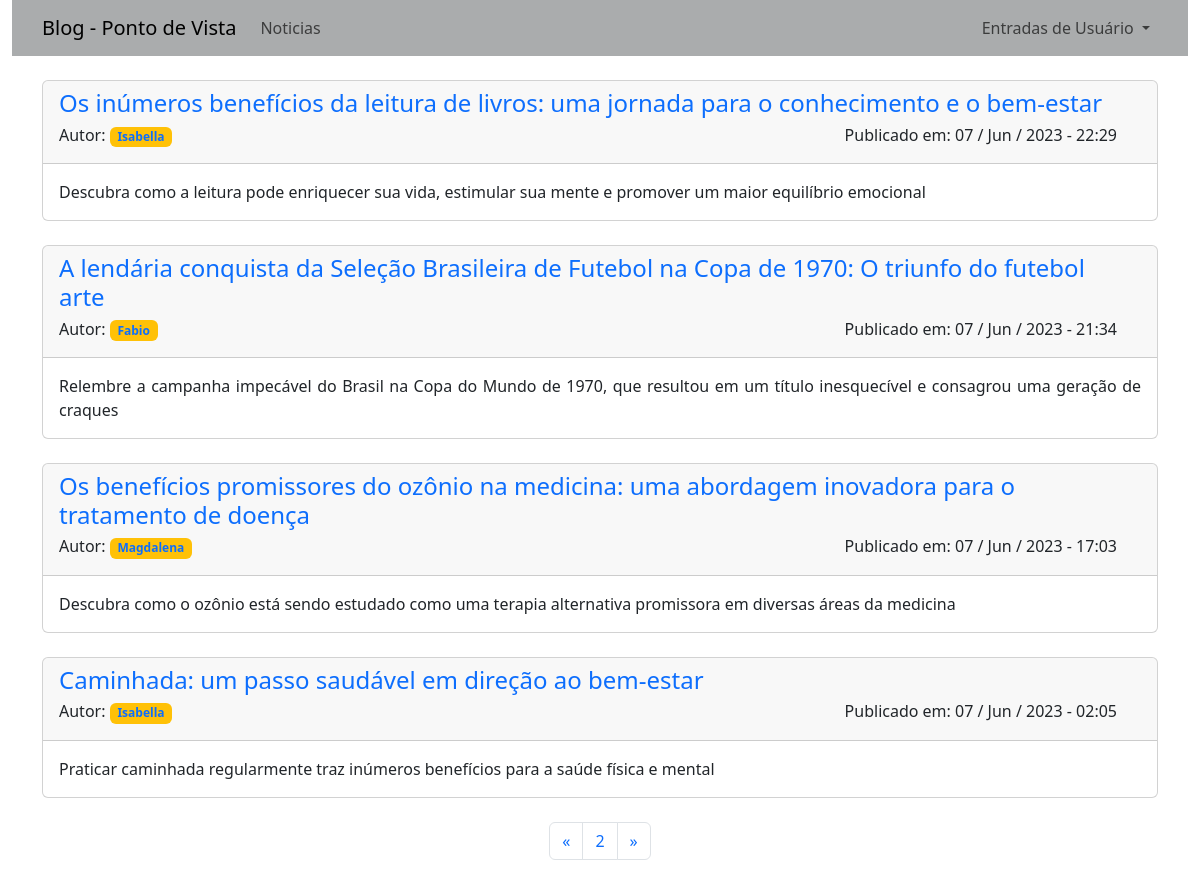
/noticias/?page=2, run on the app's committed database.
### app_noticias/models.py (models this page shows, shortened)
class Noticia(models.Model):
    titulo = models.CharField(max_length=100)
    sub_titulo = models.CharField(max_length=150)
    data_publicacao = models.DateTimeField(auto_now_add=True)
    autor = models.ForeignKey(User, on_delete=models.CASCADE)
    texto = models.TextField()

### app_noticias/views.py (the view)
# urls.py: path('noticias/', views.noticias, name='noticias'),
def noticias(request):
    template = 'noticias/noticias.html'
    noticias = Noticia.objects.all().order_by('-data_publicacao')
    paginator = Paginator(noticias, 4)
    page_number = request.GET.get('page')
    page_obj = paginator.get_page(page_number)
    context = {
        'noticias': page_obj
        }
    return render(request, template , context)

### app_noticias/templates/noticias/noticias.html
{% extends "noticias/base.html" %}
{% block content %}
    {% for noticia in noticias %}
        <div class="card">
            <div class="card-header">
                <div class="row">
                    <div class="row">
                        <h4><a href="{% url 'noticias:noticia' noticia.id %}" style="text-decoration: none;">{{ noticia.titulo }}</a></h4>
                    </div>
                    <div class="row" >
                        <div class="col"><h6>Autor: <span class="badge bg-warning"><a href="#" style="text-decoration: none;">{{ noticia.autor}}</a></span></h6></div>
                        <div class="col" style="text-align: right;">
                            <h6>Publicado em: {{ noticia.data_publicacao|date:'d / M / Y - H:i' }}</h6>
                        </div>
                    </div>
                </div>
            </div>
            <div class="card-body" style="text-align: justify;">
                <span> {{ noticia.sub_titulo}} </span>
            </div>
        </div>
        <br>
    {% empty %}
        <h4>Ainda não há nóticias cadastradas.</h4>
    {% endfor %}
    <nav class="d-flex justify-content-center" aria-label="Page navigation example">
        <ul class="pagination">
          <li class="page-item">
            {% if noticias.has_previous %}
              <a href="?page={{noticias.previous_page_number}}" class="page-link">
                  <span aria-hidden="true">&laquo;</span>
              </a>
            {% endif %}
          </li>
          <li class="page-item"><a class="page-link" href="#">{{ noticias.number }}</a></li>
          <li class="page-item">
            {% if noticias.has_next %}
              <a href="?page={{noticias.next_page_number}}" class="page-link">
                  <span aria-hidden="true">&raquo;</span>
              </a>
            {% endif %}
          </li>
        </ul>
    </nav>
{% endblock %}

### data on the page
Noticia: titulo "Os inúmeros benefícios da leitura de livros: uma jornada para o conhecimento e o bem-estar", autor "Isabella", data_publicacao "07 / Jun / 2023 - 22:29", sub_titulo "Descubra como a leitura pode enriquecer sua vida, estimular sua mente e promover um maior equilíbrio emocional"
Noticia: titulo "A lendária conquista da Seleção Brasileira de Futebol na Copa de 1970: O triunfo do futebol arte", autor "Fabio", data_publicacao "07 / Jun / 2023 - 21:34", sub_titulo "Relembre a campanha impecável do Brasil na Copa do Mundo de 1970, que resultou em um título inesquecível e consagrou uma geração de craques"
Noticia: titulo "Os benefícios promissores do ozônio na medicina: uma abordagem inovadora para o tratamento de doença", autor "Magdalena", data_publicacao "07 / Jun / 2023 - 17:03", sub_titulo "Descubra como o ozônio está sendo estudado como uma terapia alternativa promissora em diversas áreas da medicina"
Noticia: titulo "Caminhada: um passo saudável em direção ao bem-estar", autor "Isabella", data_publicacao "07 / Jun / 2023 - 02:05", sub_titulo "Praticar caminhada regularmente traz inúmeros benefícios para a saúde física e mental"

### other printed values
{{ noticias.number }} "2"
